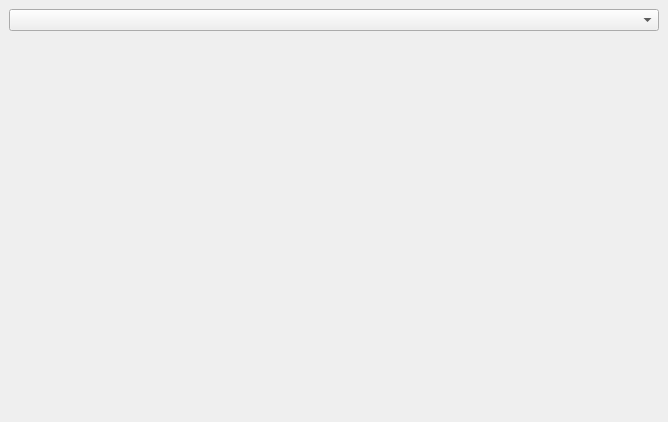
<?xml version="1.0" encoding="UTF-8"?>
<ui version="4.0">
 <class>Camera</class>
 <widget class="QMainWindow" name="Camera">
  <property name="geometry">
   <rect>
    <x>0</x>
    <y>0</y>
    <width>668</width>
    <height>422</height>
   </rect>
  </property>
  <property name="windowTitle">
   <string>Camera</string>
  </property>
  <widget class="QWidget" name="centralwidget">
   <layout class="QGridLayout" name="gridLayout_3" rowstretch="0,0,0">
    <item row="1" column="0">
     <widget class="QStackedWidget" name="stackedWidget">
      <property name="currentIndex">
       <number>0</number>
      </property>
      <widget class="QWidget" name="scanPage">
       <layout class="QVBoxLayout" name="verticalLayout" stretch="1,0">
        <item>
         <widget class="QLabel" name="video">
          <property name="minimumSize">
           <size>
            <width>320</width>
            <height>240</height>
           </size>
          </property>
          <property name="text">
           <string/>
          </property>
          <property name="scaledContents">
           <bool>false</bool>
          </property>
          <property name="alignment">
           <set>Qt::AlignCenter</set>
          </property>
         </widget>
        </item>
        <item alignment="Qt::AlignHCenter|Qt::AlignVCenter">
         <widget class="MultipartUrStatus" name="multipartUrStatus" native="true">
          <property name="enabled">
           <bool>true</bool>
          </property>
          <property name="sizePolicy">
           <sizepolicy hsizetype="Preferred" vsizetype="Preferred">
            <horstretch>0</horstretch>
            <verstretch>0</verstretch>
           </sizepolicy>
          </property>
          <property name="minimumSize">
           <size>
            <width>320</width>
            <height>20</height>
           </size>
          </property>
         </widget>
        </item>
       </layout>
      </widget>
      <widget class="QWidget" name="resultPage">
       <layout class="QVBoxLayout" name="verticalLayout_2">
        <item>
         <widget class="QTextBrowser" name="resultTextBrowser">
          <property name="acceptRichText">
           <bool>true</bool>
          </property>
         </widget>
        </item>
        <item>
         <widget class="QPushButton" name="newScanPushButton">
          <property name="text">
           <string>New scan</string>
          </property>
         </widget>
        </item>
       </layout>
      </widget>
     </widget>
    </item>
    <item row="0" column="0">
     <widget class="QComboBox" name="cameraComboBox"/>
    </item>
   </layout>
  </widget>
  <action name="actionExit">
   <property name="text">
    <string>Exit</string>
   </property>
  </action>
  <action name="actionStartCamera">
   <property name="text">
    <string>Start Camera</string>
   </property>
  </action>
  <action name="actionStopCamera">
   <property name="text">
    <string>Stop Camera</string>
   </property>
  </action>
  <action name="actionSettings">
   <property name="text">
    <string>Settings</string>
   </property>
  </action>
 </widget>
 <customwidgets>
  <customwidget>
   <class>MultipartUrStatus</class>
   <extends>QWidget</extends>
   <header>multiparturstatus.h</header>
   <container>1</container>
  </customwidget>
 </customwidgets>
 <resources/>
 <connections/>
 <slots>
  <slot>record()</slot>
  <slot>pause()</slot>
  <slot>stop()</slot>
  <slot>enablePreview(bool)</slot>
  <slot>configureCaptureSettings()</slot>
  <slot>takeImage()</slot>
  <slot>startCamera()</slot>
  <slot>toggleLock()</slot>
  <slot>setMuted(bool)</slot>
  <slot>stopCamera()</slot>
  <slot>setExposureCompensation(int)</slot>
 </slots>
</ui>
